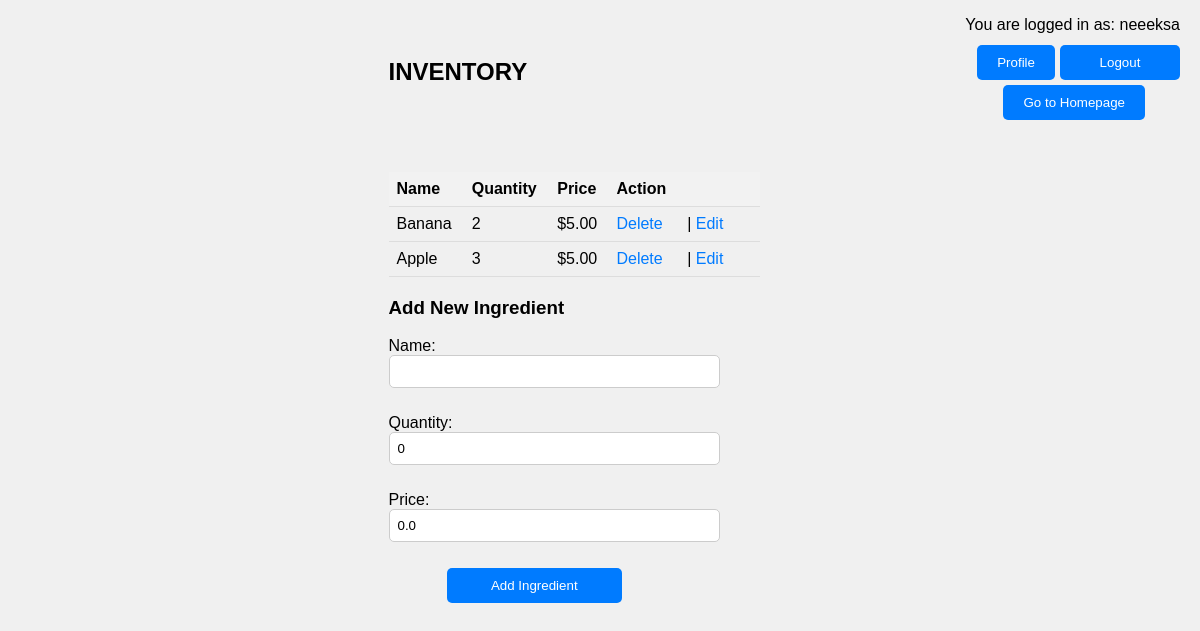
The app's page /inventory/ (signed in) with its own data.
### main/models.py (models this page shows, shortened)
class User(AbstractUser):
    pass

class Ingredient(models.Model):
    name = models.CharField(max_length=100)
    price = models.DecimalField(max_digits=10, decimal_places=2, default=0.00)  # Добавляем поле price
    available_quantity = models.IntegerField(default=0)
    quantity = models.IntegerField(default=0)
    unit_price = models.DecimalField(max_digits=10, decimal_places=2, default=0.00)

### main/views.py (the view)
# urls.py: path('inventory/', views.inventory, name='inventory'),
def inventory(request):
    if request.method == 'POST':
        form = IngredientForm(request.POST)
        if form.is_valid():
            name = form.cleaned_data['name']
            quantity = form.cleaned_data['quantity']
            price = form.cleaned_data['unit_price']
            ingredient, created = Ingredient.objects.get_or_create(name=name, defaults={'quantity': quantity, 'price': price})
            if not created:
                ingredient.quantity += quantity
                ingredient.price = price
                ingredient.save()
            return redirect('inventory')
    else:
        form = IngredientForm()
    ingredients = Ingredient.objects.all()
    context = {
        'ingredients': ingredients,
        'form': form,
    }
    return render(request, 'main/inventory.html', context)

### main/forms.py
class IngredientForm(forms.ModelForm):
    class Meta:
        model = Ingredient
        fields = ['name', 'quantity', 'price']

### main/templates/main/inventory.html (shortened to what this page needs)
{% extends 'main/base.html' %}
{% block content %}
{% if request.user.is_authenticated %}
    <p class="logged-in-user">You are logged in as: {{ request.user.username }}</p>
    <h2>INVENTORY</h2>
    <button class="go_to_homepage" onclick="location.href='{% url 'index' %}'">Go to Homepage</button>
    <button class="profile_button" onclick="location.href='{% url 'profile' %}'">Profile</button><br>
    <form action="{% url 'logout' %}" method="post">
        <button type="submit" class="logout-button">Logout</button>
    </form><br>
    <table>
        <thead>
            <tr>
                <th>Name</th>
                <th>Quantity</th>
                <th>Price</th>
                <th>Action</th>
            </tr>
        </thead>
        <tbody>
            {% for ingredient in ingredients %}
                <tr>
                    <td>{{ ingredient.name }}</td>
                    <td>{{ ingredient.quantity }}</td>
                    <td>${{ ingredient.price }}</td>
                    <td>
                        <a href="{% url 'confirm_delete_ingredient_item' ingredient.id %}">Delete</a> |
                        <a href="{% url 'edit_ingredient' ingredient.id %}">Edit</a>
                    </td>
                </tr>
            {% endfor %}
        </tbody>
    </table>
    <h3>Add New Ingredient</h3>
    <form method="post">
        {{ form.as_p }}
        <button type="submit">Add Ingredient</button>
    </form>
{% else %}
    <p>You are not logged in.</p>
    <a href="{% url 'login' %}">Login</a> | <a href="{% url 'signup' %}">Sign Up</a>
{% endif %}
{% endblock %}

### main/static/main/css/styles.css (style rules this page uses)
* { font-family: Arial, sans-serif; margin-right: 20px; padding: 0; }
body { display: flex; justify-content: center; align-items: center; min-height: 80vh; background-color: #f0f0f0; }
button[type="submit"], .delete_button { width: 50%; padding: 10px; background-color: #007bff; border: none; color: #fff; border-radius: 5px; cursor: pointer; margin-bottom: 15px; margin-left: 58px; display: block; }
.logged-in-user { position: absolute; top: 0; right: 0; }
.go_to_homepage { display: inline-block; padding: 10px 20px; background-color: #007bff; color: #fff; text-decoration: none; border: none; border-radius: 5px; cursor: pointer; position: absolute; top: 85px; right: 35px; width: auto; }
.profile_button { display: inline-block; padding: 10px 20px; background-color: #007bff; color: #fff; text-decoration: none; border: none; border-radius: 5px; cursor: pointer; position: absolute; top: 45px; right: 125px; width: auto; }
.logout-button { display: inline-block; padding: 10px 20px; background-color: #007bff; color: #fff; text-decoration: none; border: none; border-radius: 5px; cursor: pointer; position: fixed; top: 45px; right: 0px; width: 120px !important; }
h2 { margin-top: 20px; }
table { width: 100%; border-collapse: collapse; margin-top: 20px; }
th, td { padding: 8px; border-bottom: 1px solid #ddd; text-align: left; }
th { background-color: #f2f2f2; }
a { color: #007bff; text-decoration: none; }
h3 { margin-top: 20px; }
form { margin-top: 10px; }
input[type="text"], input[type="number"] { padding: 8px; width: 100%; border: 1px solid #ccc; border-radius: 5px; box-sizing: border-box; margin-bottom: 10px; }

### records on screen
User: user.username "neeeksa"
Ingredient: name "Banana", quantity "2", price "5.00"
Ingredient: name "Apple", quantity "3", price "5.00"
